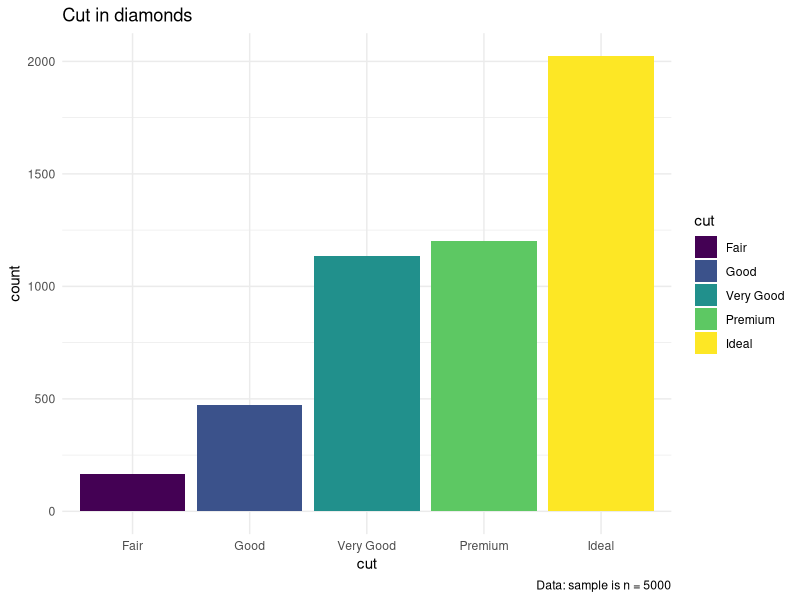

Generate this figure with R: (Note: this script raises an error after producing the figure.)
library(tidyverse)

view(diamonds)
view(mtcars)


## HW
## HW 1
set.seed(42)
diamonds_test1 <- diamonds %>%
  sample_n(5000)

diamonds_test1 %>%
  count(cut)


ggplot(diamonds_test1,
       aes(cut, fill = cut))+
  geom_bar() +
  theme_minimal() +
  labs(
    title = "Cut in diamonds ",
    caption = "Data: sample is n = 5000",
    y = "count",
    x = "cut"
  ) 

## HW 2
set.seed(42)
diamonds_test2 <- diamonds %>%
  sample_frac(0.05)

diamonds_test %>%
  count(cut) 


ggplot(diamonds_test2,
       aes(carat, price, col=color)) +
  geom_point() +
  theme_minimal()  +
  labs(
    title = "Plot: price/carat ",
    caption = "Data: sample is 0.05 diamonds",
    y = "price",
    x = "arat"
  ) 

## HW3
view(mtcars)

ggplot(data = mtcars, aes(x = mpg,y = wt)) +
  geom_point() +
  geom_smooth(method="lm") +
  theme_minimal() +
  labs(
    title = "Plot: mpg/wt ",
    caption = "Data: mtcars",
    y = "wt: Weight (1000 lbs)",
    x = "mpg: Miles/(US) gallon"
  ) 
